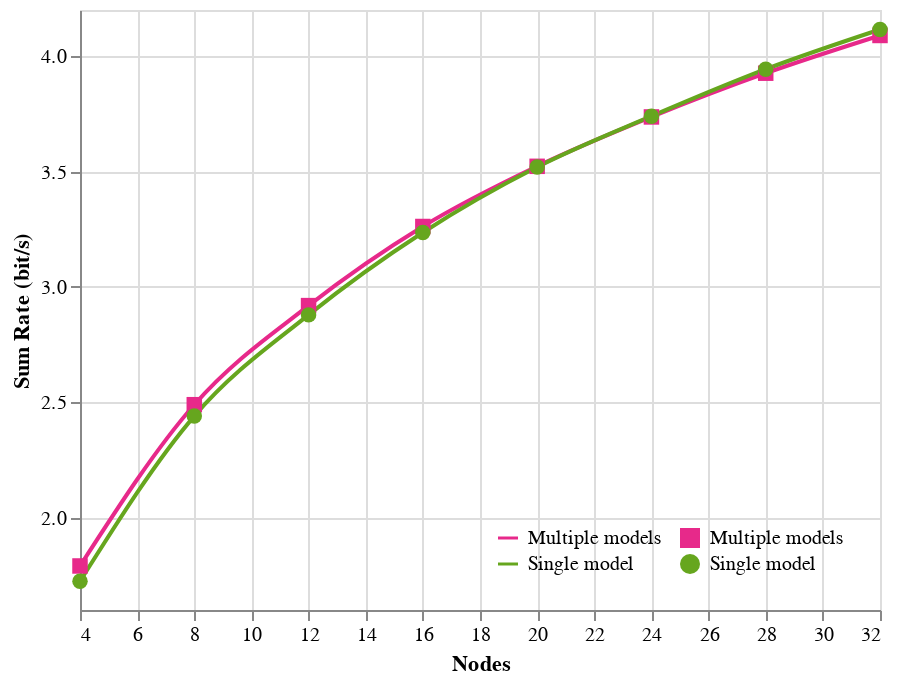

This figure's notebook cell:
### Code cell
source = pd.DataFrame({'Nodes': nodes, 'Multiple models': perf_single,
                       'Single model': perf })
source = source.melt('Nodes', var_name='category', value_name='Sum Rate')

chart = alt.Chart(source).mark_line(point=True, interpolate='monotone').configure_point(size=60).encode(
    alt.X('Nodes:Q', scale=alt.Scale(zero=False)),
    alt.Y('Sum Rate:Q', title='Sum Rate (bit/s)', scale=alt.Scale(zero=False)),
    alt.Color('category:N', scale=alt.Scale(range=["#e7298a", "#66a61e"]), legend=alt.Legend(orient='bottom-right', title=None)),
    shape=alt.Shape('category:N', scale=alt.Scale(range=['square', 'circle']))
).resolve_scale(
    color='independent',
    shape='independent'
)

chart

### Figure 1 — Vega-Lite specification as saved in the notebook (floating-point values rounded to 4 significant figures)
{"config": {"view": {"continuousWidth": 400, "continuousHeight": 300}, "point": {"size": 60}}, "data": {"name": "data-d106903f316405169802fd7e2bd7dd36"}, "mark": {"type": "line", "interpolate": "monotone", "point": true}, "encoding": {"color": {"type": "nominal", "field": "category", "legend": {"orient": "bottom-right", "title": null}, "scale": {"range": ["#e7298a", "#66a61e"]}}, "shape": {"type": "nominal", "field": "category", "scale": {"range": ["square", "circle"]}}, "x": {"type": "quantitative", "field": "Nodes", "scale": {"zero": false}}, "y": {"type": "quantitative", "field": "Sum Rate", "scale": {"zero": false}, "title": "Sum Rate (bit/s)"}}, "resolve": {"scale": {"color": "independent", "shape": "independent"}}, "$schema": "https://vega.github.io/schema/vega-lite/v4.8.1.json", "datasets": {"data-d106903f316405169802fd7e2bd7dd36": [{"Nodes": 4, "category": "Multiple models", "Sum Rate": 1.791}, {"Nodes": 8, "category": "Multiple models", "Sum Rate": 2.49}, {"Nodes": 12, "category": "Multiple models", "Sum Rate": 2.919}, {"Nodes": 16, "category": "Multiple models", "Sum Rate": 3.262}, {"Nodes": 20, "category": "Multiple models", "Sum Rate": 3.523}, {"Nodes": 24, "category": "Multiple models", "Sum Rate": 3.737}, {"Nodes": 28, "category": "Multiple models", "Sum Rate": 3.926}, {"Nodes": 32, "category": "Multiple models", "Sum Rate": 4.09}, {"Nodes": 4, "category": "Single model", "Sum Rate": 1.725}, {"Nodes": 8, "category": "Single model", "Sum Rate": 2.44}, {"Nodes": 12, "category": "Single model", "Sum Rate": 2.879}, {"Nodes": 16, "category": "Single model", "Sum Rate": 3.236}, {"Nodes": 20, "category": "Single model", "Sum Rate": 3.519}, {"Nodes": 24, "category": "Single model", "Sum Rate": 3.74}, {"Nodes": 28, "category": "Single model", "Sum Rate": 3.944}, {"Nodes": 32, "category": "Single model", "Sum Rate": 4.115}]}}
